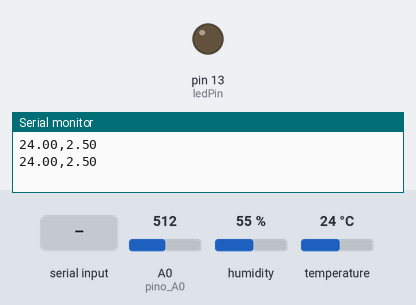
Simulated run of this sketch. Board: Arduino Uno, built with avr-gcc and run on an emulated ATmega328P. On the bench: output pins drawn as LEDs (lit = HIGH), the last lines printed to the serial monitor. The test bench sets the inputs (shaded band); at power-on: A0 (pino_A0) = 512, humidity 55 %, temperature 24 °C.

Above: at 1.2 s.
1.3 s: "L\n" received over Serial
At 2.4 s:
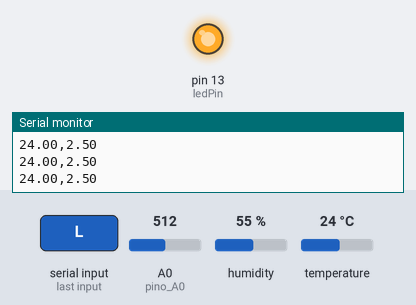
3.5 s: "D\n" received over Serial
At 4.9 s:
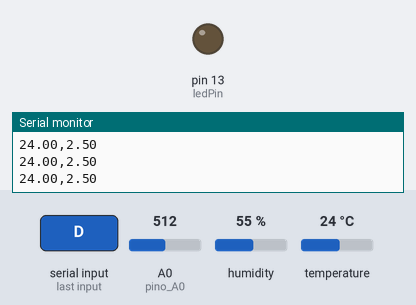
Timing chart, 0 to 6.5 s (numbered marks = the images above; inputs shaded):
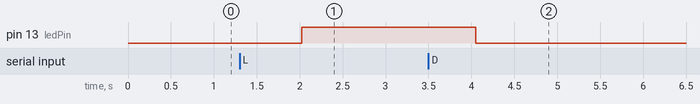

Measured:
- after the input at 1.3 s, pin 13 (ledPin): LOW → HIGH after 0.73 s
- after the input at 3.5 s, pin 13 (ledPin): HIGH → LOW after 0.55 s

The sketch:

codigo.ino
```cpp
#include <DHT.h>

const int pino_A0 = A0;  // Define o pino analógico A0
const int ledPin = 13;   // Pino do LED (ajuste conforme necessário)
bool ledEstado = false;  // Estado inicial do LED

#define DHTPIN 4          // Pino do DHT11
#define DHTTYPE DHT11     // Tipo de sensor

DHT dht(DHTPIN, DHTTYPE);

void setup() {
  Serial.begin(9600);         // Inicia comunicação serial
  pinMode(LED_BUILTIN, OUTPUT);
  pinMode(ledPin, OUTPUT);    // Define pino do LED como saída
  digitalWrite(ledPin, LOW);  // LED começa desligado
  dht.begin();
}

void loop() {
  if (Serial.available()) {
    String comando = Serial.readStringUntil('\n');
    comando.trim();

    if (comando == "L") {
      digitalWrite(ledPin, HIGH); // Liga o LED
    } else if (comando == "D") {
      digitalWrite(ledPin, LOW);  // Desliga o LED
    }
  }

  float t = dht.readTemperature(); // Lê apenas a temperatura

  if (isnan(t)) {
    Serial.println("Falha na leitura do sensor DHT11!");
    return;
  }

  float leitura_A0 = analogRead(pino_A0);
  float tensao_A0 = leitura_A0 * (5.0 / 1023.0); // Converte leitura em tensão

  // Envia apenas temperatura e tensão
  Serial.print(t);
  Serial.print(",");
  Serial.println(tensao_A0, 2);

  delay(1000);  // Aguarda 1 segundo
}
```
